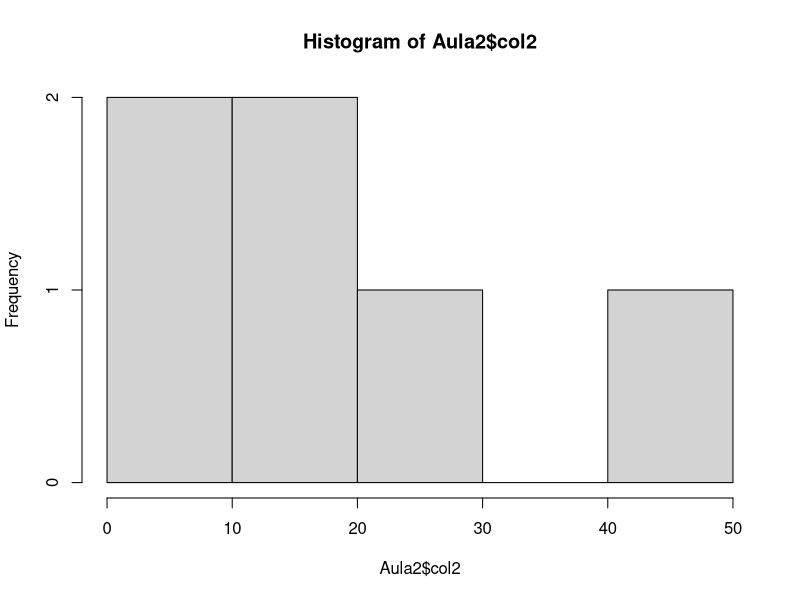
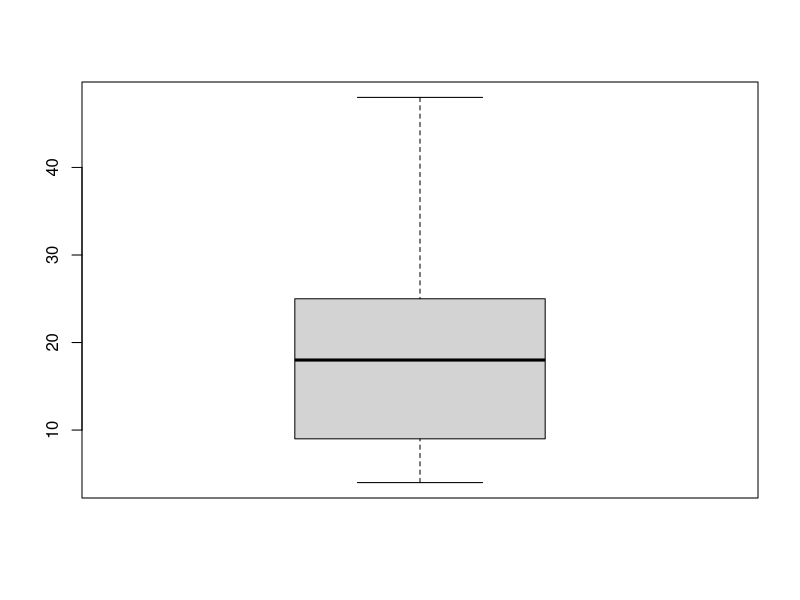

Recreate these plots in R, in order.
#Abrindo planilha do Excel
#Usar o menu <File><Import Dataset> para abrir o arquivo Aula2.xlsx
#Você também pode copiar os códigos gerados na janela de importação 
library(readxl)
Aula2 <- read_excel("Curso_Comunidades_2018/Aula2.xlsx")
View(Aula2)

Aula2$col1
Aula2$col2
Aula2$col3

mean(Aula2$col2)
hist(Aula2$col2) #Histograma
boxplot(Aula2$col2)
